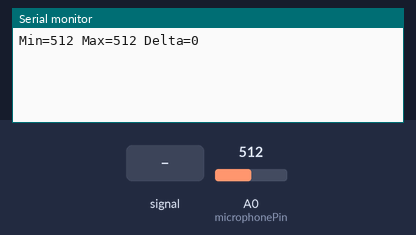
The sketch below on a simulated Arduino Mega 2560, built with avr-gcc and run on an emulated ATmega2560. On the bench: the last lines printed to the serial monitor. Inputs (shaded band) come from the test bench; at power-on: A0 (microphonePin) = 512.

Above: at 1.2 s.
1.3 s: A0 (microphonePin) fed a 200 Hz sine of ±81 counts around its level
At 2.6 s:
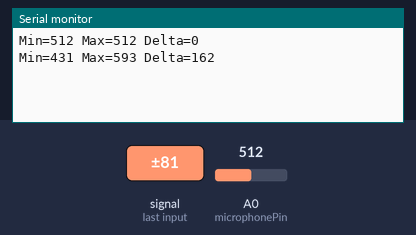
2.8 s: A0 (microphonePin) set to 716
At 4.0 s:
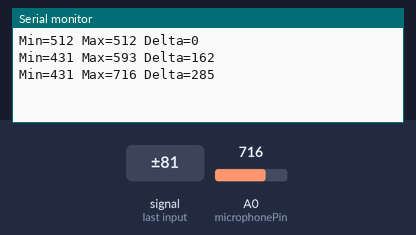
4.3 s: A0 (microphonePin) fed a 1000 Hz sine of ±255 counts around its level
At 4.8 s:
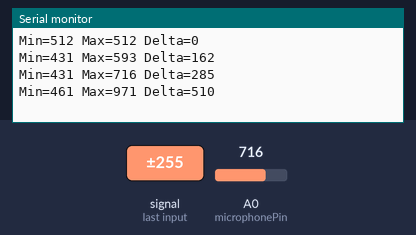
5.8 s: A0 (microphonePin) set to 900
At 7.3 s:
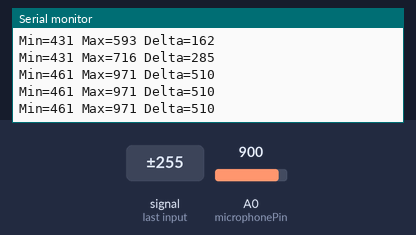
Timing chart, 0 to 8.3 s (numbered marks = the images above; inputs shaded):
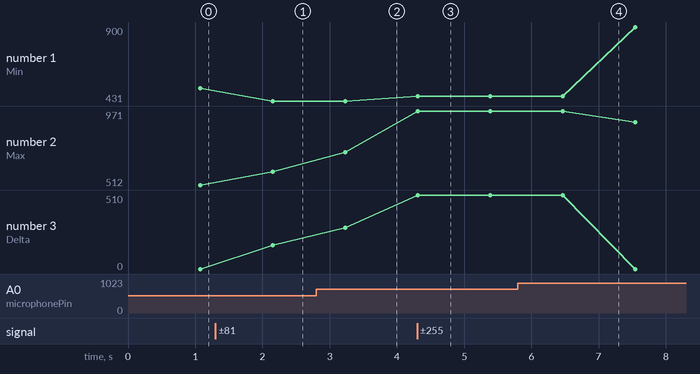

The sketch:

mic_test_reese.ino
```cpp
const int microphonePin = A0;
int last_time;

void setup() {
  Serial.begin(9600);
}

void loop() {
  int mn = 1024;
  int mx = 0;

  for (int i = 0; i < 10000; ++i) {
//    Serial.println(millis() - last_time);
//    last_time = millis();
    int val = analogRead(microphonePin);

    mn = min(mn, val);
    mx = max(mx, val);
  }

  int delta = mx - mn;

  Serial.print("Min=");
  Serial.print(mn);
  Serial.print(" Max=");
  Serial.print(mx);
  Serial.print(" Delta=");
  Serial.println(delta);
}
```

Measured:
- after the input at 1.3 s, the serial monitor: prints a new line after 0.86 s (image 1)
- after the input at 2.8 s, the serial monitor: prints a new line after 0.43 s (image 2)
- after the input at 4.3 s, the serial monitor: prints a new line at once (image 3)
- plotted number 1: 512 → 431 after the input at 1.3 s, 431 → 461 after the input at 4.3 s, 461 → 900 after the input at 5.8 s
- plotted number 2: 512 → 593 after the input at 1.3 s, 593 → 716 after the input at 2.8 s, 716 → 971 after the input at 4.3 s, 971 → 900 after the input at 5.8 s
- plotted number 3: 0 → 162 after the input at 1.3 s, 162 → 285 after the input at 2.8 s, 285 → 510 after the input at 4.3 s, 510 → 0 after the input at 5.8 s
